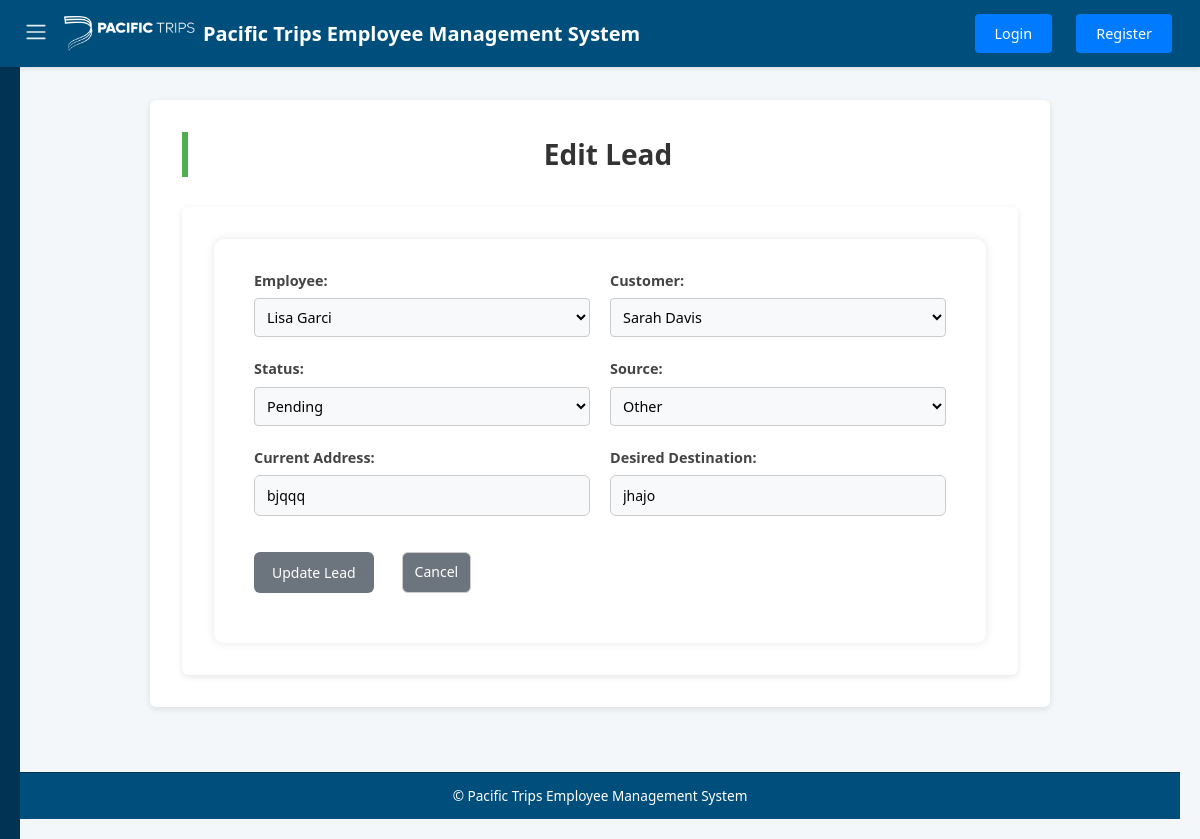
The page /leads/edit/LEAD006 on the database as committed earlier.
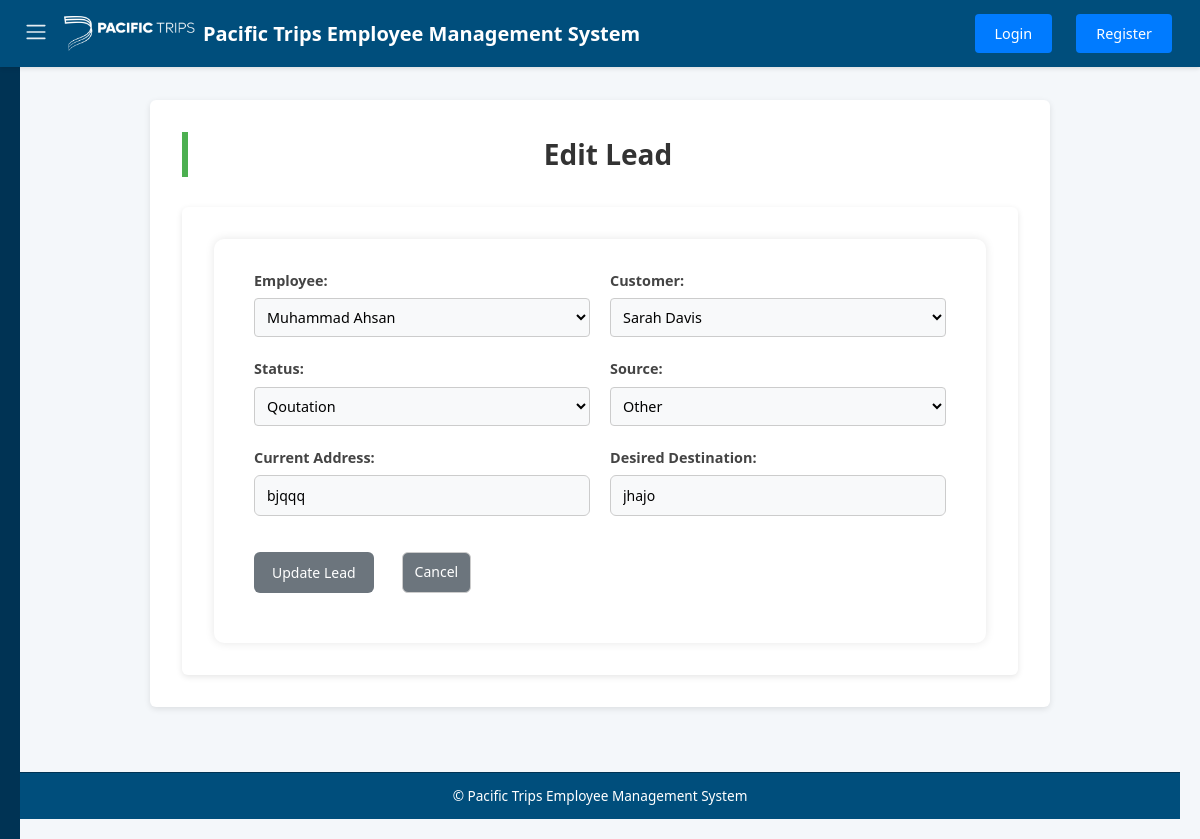
The same page on the database as committed later.
### tables this page shows
CREATE TABLE leads (
    employeeLeadId TEXT PRIMARY KEY,
    employeeId TEXT,
    employeeName TEXT,
    employeeContactNo TEXT,
    customerId TEXT,
    customerName TEXT,
    customerContactNo TEXT,
    currentAddress TEXT,
    desiredDestination TEXT,
    status TEXT NOT NULL CHECK("status" IN ('Pending', 'Contacted', 'Not interested', 'Qoutation', 'Group Trip', 'Refund', 'Confirmed')),
    source TEXT NOT NULL CHECK("source" IN ('Facebook', 'WhatsApp', 'Reference', 'TikTok', 'Instagram', 'Lead Form', 'Other')),
    amountClosed REAL,
    createdAt TEXT,
    updatedAt TEXT
);

CREATE TABLE employees (
    empId TEXT PRIMARY KEY,
    empName TEXT NOT NULL,
    phoneNo TEXT,
    targetAmount REAL NOT NULL CHECK (targetAmount >= 0),
    achievedAmount REAL NOT NULL CHECK (achievedAmount >= 0),
    createdAt TEXT DEFAULT CURRENT_TIMESTAMP,
    updatedAt TEXT DEFAULT CURRENT_TIMESTAMP
);

CREATE TABLE customers (
    customerId TEXT PRIMARY KEY,
    customerName TEXT NOT NULL,
    phone TEXT NOT NULL,
    source TEXT NOT NULL,
    currentLocation TEXT NOT NULL,
    desiredDestination TEXT NOT NULL,
    dateOfArrival TEXT,
    createdAt TEXT DEFAULT CURRENT_TIMESTAMP,
    updatedAt TEXT DEFAULT CURRENT_TIMESTAMP
, status TEXT);

### app.py (the view, shortened to what this page needs)
@app.route('/leads/edit/<string:lead_id>', methods=['GET', 'POST'])
def edit_lead(lead_id):
    with closing(get_db_connection()) as conn:
        with closing(conn.cursor()) as cursor:
            cursor.execute("SELECT * FROM leads WHERE employeeLeadId = ?", (lead_id,))
            lead = cursor.fetchone()
    if not lead:
        flash("Lead not found", "danger")
        return redirect(url_for('leads'))
    return render_template('edit_lead.html',
                         lead=dict(lead),
                         employees=get_all_employees(),
                         customers=get_all_customers())

### app.py (called while the page is built)
def get_db_connection():
    conn = sqlite3.connect(DATABASE, timeout=10)
    conn.row_factory = sqlite3.Row
    conn.execute("PRAGMA journal_mode=WAL")
    return conn

def get_all_employees():
    with closing(get_db_connection()) as conn:
        with closing(conn.cursor()) as cursor:
            cursor.execute("SELECT empId, empName FROM employees")
            return cursor.fetchall()

def get_all_customers():
    with closing(get_db_connection()) as conn:
        with closing(conn.cursor()) as cursor:
            cursor.execute("SELECT customerId, customerName FROM customers")
            return cursor.fetchall()

### templates/edit_lead.html (shortened to what this page needs)
{% extends "base.html" %}
{% block content %}
<h2>Edit Lead</h2>
<div class="container">
    <form method="POST" id="leadForm" class="edit-form">
            <div class="form-group">
                <label for="employeeId">Employee:</label>
                <select name="employeeId" id="employeeId" required>
                    {% for emp in employees %}
                    <option value="{{ emp.empId }}" {% if emp.empId == lead.employeeId %}selected{% endif %}>
                        {{ emp.empName }}
                    </option>
                    {% endfor %}
                </select>
            </div>
            <div class="form-group">
                <label for="customerId">Customer:</label>
                <select name="customerId" id="customerId" required>
                    {% for cust in customers %}
                    <option value="{{ cust.customerId }}" {% if cust.customerId == lead.customerId %}selected{% endif %}>
                        {{ cust.customerName }}
                    </option>
                    {% endfor %}
                </select>
            </div>
            <div class="form-group">
                <label for="status">Status:</label>
                <select name="status" id="status" required onchange="checkStatusChange()">
                    {% for s in ['Pending', 'Contacted', 'Not interested', 'Qoutation', 'Group Trip',  'Refund', 'Confirmed'] %}
                    <option value="{{ s }}" {% if s == lead.status %}selected{% endif %}>{{ s }}</option>
                    {% endfor %}
                </select>
            </div>
            <div class="form-group">
                <label for="source">Source:</label>
                <select name="source" id="source" required>
                    {% for s in ['Facebook', 'WhatsApp', 'Reference', 'TikTok','Instagram','Lead Form',  'Other'] %}
                    <option value="{{ s }}" {% if s == lead.source %}selected{% endif %}>{{ s }}</option>
                    {% endfor %}
                </select>
            </div>
            <div class="form-group">
                <label for="currentAddress">Current Address:</label>
                <input type="text" id="currentAddress" name="currentAddress" value="{{ lead.currentAddress }}" required>
            </div>
            <div class="form-group">
                <label for="desiredDestination">Desired Destination:</label>
                <input type="text" id="desiredDestination" name="desiredDestination" value="{{ lead.desiredDestination }}" required>
            </div>
        <div class="button-group">
            <button type="submit" class="btn"> Update Lead</button>
            <a href="{{ url_for('leads') }}" class="btn danger">Cancel</a>
        </div>
    </form>
</div>
{% endblock %}

Rows that differ between the two databases and show on the page:
changed leads "Other": status (not shown) → "Qoutation"; employeeId "Lisa Garci" → (not shown)
Other text that changed with them:
form field employeeId: (not shown) → "Muhammad Ahsan"
form field status: "Pending" → (not shown)
